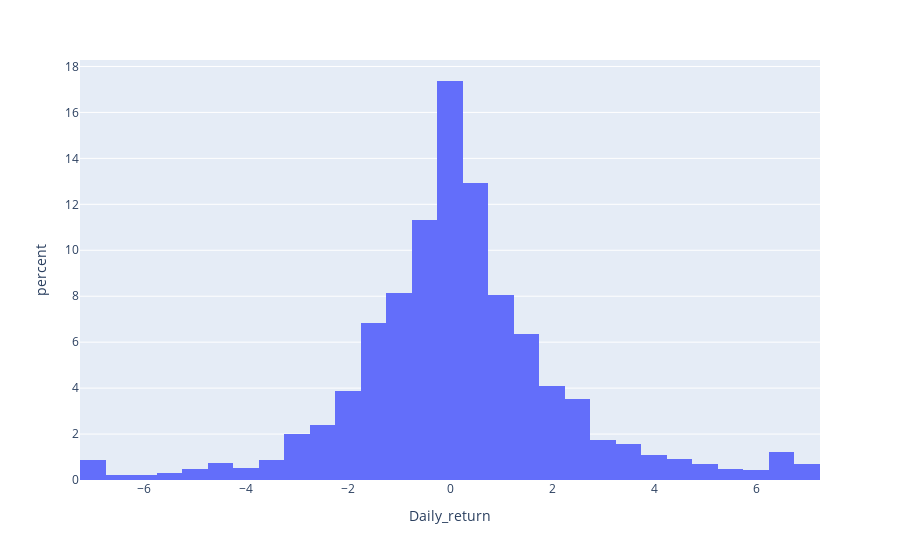

The notebook cell saved with this chart:
### Code cell
fig = go.Figure()
px.histogram(df, x="Daily_return",histnorm='percent')
#ff.create_distplot(df, group_labels)

### Figure 1 — Plotly figure (JSON) as saved in the notebook; plotly's stock layout.template omitted (floating-point values rounded to 4 significant figures; data arrays with more than 128 entries replaced by an {"elided": "..."} marker saying what was removed)
{"data": [{"alignmentgroup": "True", "bingroup": "x", "histnorm": "percent", "hovertemplate": "Daily_return=%{x}<br>percent=%{y}<extra></extra>", "legendgroup": "", "marker": {"color": "#636efa", "pattern": {"shape": ""}}, "name": "", "offsetgroup": "", "orientation": "v", "showlegend": false, "type": "histogram", "x": {"elided": "1854 float values"}, "xaxis": "x", "yaxis": "y"}], "layout": {"barmode": "relative", "legend": {"tracegroupgap": 0}, "margin": {"t": 60}, "xaxis": {"anchor": "y", "domain": [0, 1], "title": {"text": "Daily_return"}}, "yaxis": {"anchor": "x", "domain": [0, 1], "title": {"text": "percent"}}}}
